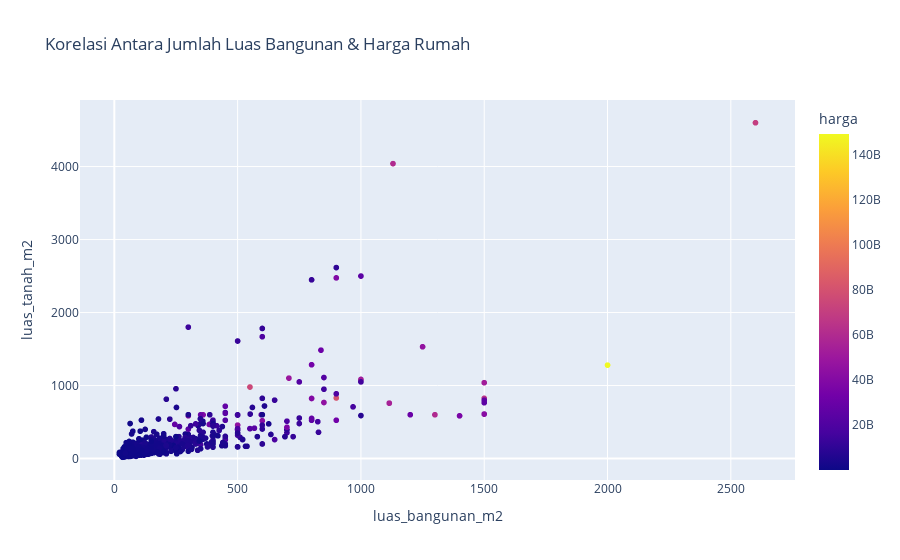

The cell this chart's notebook holds for it:
### Code cell
# luas tanah vs harga vs luas bangunan
fig = px.scatter(df, x="luas_bangunan_m2", y="luas_tanah_m2",
                 title="Korelasi Antara Jumlah Luas Bangunan & Harga Rumah",
                color="harga"
                )
fig.show()

### Figure 1 — Plotly figure (JSON) as saved in the notebook; plotly's stock layout.template omitted (floating-point values rounded to 4 significant figures; data arrays with more than 128 entries replaced by an {"elided": "..."} marker saying what was removed)
{"data": [{"hovertemplate": "luas_bangunan_m2=%{x}<br>luas_tanah_m2=%{y}<br>harga=%{marker.color}<extra></extra>", "legendgroup": "", "marker": {"color": {"elided": "2001 int values"}, "coloraxis": "coloraxis", "symbol": "circle"}, "mode": "markers", "name": "", "showlegend": false, "type": "scattergl", "x": {"elided": "2001 int values"}, "xaxis": "x", "y": {"elided": "2001 int values"}, "yaxis": "y"}], "layout": {"coloraxis": {"colorbar": {"title": {"text": "harga"}}, "colorscale": [[0, "#0d0887"], [0.1111, "#46039f"], [0.2222, "#7201a8"], [0.3333, "#9c179e"], [0.4444, "#bd3786"], [0.5556, "#d8576b"], [0.6667, "#ed7953"], [0.7778, "#fb9f3a"], [0.8889, "#fdca26"], [1, "#f0f921"]]}, "legend": {"tracegroupgap": 0}, "title": {"text": "Korelasi Antara Jumlah Luas Bangunan & Harga Rumah"}, "xaxis": {"anchor": "y", "domain": [0, 1], "title": {"text": "luas_bangunan_m2"}}, "yaxis": {"anchor": "x", "domain": [0, 1], "title": {"text": "luas_tanah_m2"}}}}
